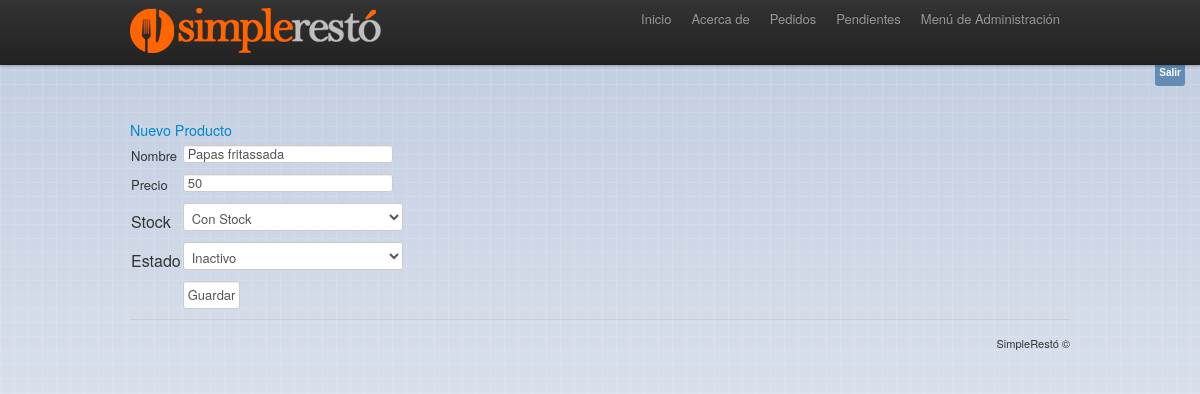
The page /index.php?controller=productos&action=_editar&idProducto=1 (signed in) on the database its author committed.
### tables this page shows
CREATE TABLE IF NOT EXISTS `productos` (
  `id` tinyint(4) NOT NULL AUTO_INCREMENT,
  `nombre` varchar(255) DEFAULT NULL,
  `precio` decimal(10,0) DEFAULT NULL,
  `stock` tinyint(4) DEFAULT NULL,
  `estado` char(1) DEFAULT NULL,
  `fecha` timestamp NULL DEFAULT NULL,
  PRIMARY KEY (`id`)
);

### controllers/defecto_controller.php (called while the page is built, shortened)
<?php
class defecto_controller {
    function render($datos, $vista) {
        require_once 'models/usuarios_model.php';
        $carpeta = 'views/default/';
        require_once $carpeta . 'head.php';
        require_once $vista;
        require_once $carpeta . 'footer.php';
        return;
    }
}

### controllers/productos_controller.php (called while the page is built, shortened)
<?php
require_once 'defecto_controller.php';
class productos_controller extends defecto_controller {
    public function _editar() {
        require_once("models/productos_model.php");
        $datos = new productos($_GET['idProducto']);
        $this->render($datos, "views/productos/editar.php");
    }
}
?>

### index.php (called while the page is built, shortened)
<?php
$accionPredefinida = "_listarAction";
if(! empty($_GET['action']))
      $accion = $_GET['action'];
else
      $accion = $accionPredefinida;
$accion = '_' . preg_replace('/[^a-zA-Z0-9]/', '', $accion);
$objcontrolador= new $controlador();
$objcontrolador->inicio();
$objcontrolador->$accion();
?>

### models/productos_model.php (called while the page is built, shortened)
<?php
class productos
{
	private $id;
	private $nombre;
	private $precio;
	private $estado;
	public function __construct($id='')
	{
		$this->Load();
	}
	private function Load()
	{
		$dblink = null;
		try
		{
			$dblink = mysql_connect(DB_HOST,DB_USER,DB_PASS);
		}
		catch(Exception $ex)
		{
			echo "Could not connect to " . DB_HOST . ":" . DB_BASE . "\n";
			echo "Error: " . $ex->message;
			exit;
		}
		$query = "SELECT * FROM productos WHERE `id`='{$this->getid()}'";
		$result = mysql_query($query,$dblink);
	}
	public function setid($id='')
	{
		$this->id = $id;
		return true;
	}
	public function getid()
	{
		return $this->id;
	}
	public function setnombre($nombre='')
	{
		$this->nombre = $nombre;
		return true;
	}
	public function getnombre()
	{
		return $this->nombre;
	}
	public function setprecio($precio='')
	{
		$this->precio = $precio;
		return true;
	}
	public function getprecio()
	{
		return $this->precio;
	}
	public function setestado($estado='')
	{
		$this->estado = $estado;
		return true;
	}
	public function getestado()
	{
		return $this->estado;
	}
}

### views/productos/editar.php (the view)
<a href="?controller=productos&action=editar">Nuevo Producto</a>
<table>
<form action="?controller=productos&action=_guardar" method="post">
<tr><td>	<input id="iduser" name="idProducto" type="hidden" value="<?= $datos->getid()?>">
	<label>Nombre</label></td><td><input id="nombre" name="nombre" type="text" value="<?= $datos->getnombre()?>" autofocus></td></tr>
<tr><td><label>Precio</label></td><td><input id="precio" name="precio" type="text" value="<?= $datos->getprecio()?>" ></td></tr>
<tr><td>Stock</td><td><select name="stock"><option value="1">Con Stock</option><option value="0" <?php if ($datos->getstock()=="0"){echo 'selected';} ?>>Sin Stock</option></select></td></tr>
<tr><td>Estado</td><td><select name="estado"><option value="1">Activo</option><option value="0" <?php if ($datos->getestado()=="0"){echo 'selected';} ?>>Inactivo</option></select></td></tr>
    <tr><td></td><td><input name="guardar" type="submit" value="Guardar"></td></tr>
</form>
</table>

### css/styles.css (style rules this page uses)
body { background: url('../img/bg.png') repeat-x; background-color: #fff; }

### rows shown on the page
productos: nombre "Papas fritassada", precio "50", estado "Inactivo"
